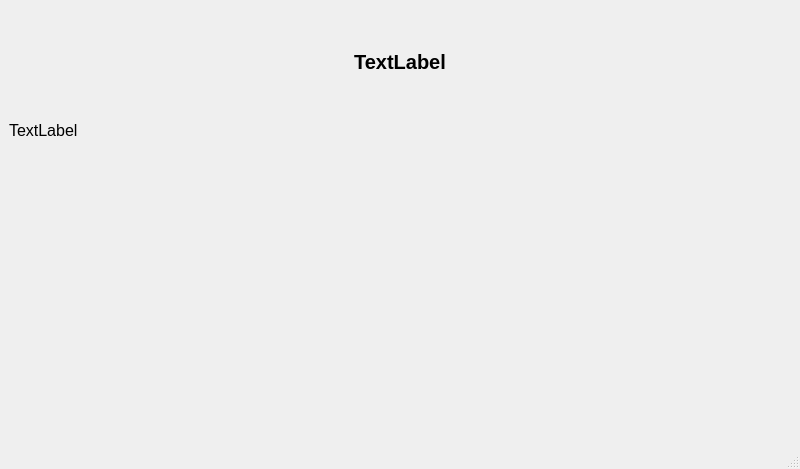
<?xml version="1.0" encoding="UTF-8"?>
<ui version="4.0">
 <class>details</class>
 <widget class="QMainWindow" name="details">
  <property name="geometry">
   <rect>
    <x>0</x>
    <y>0</y>
    <width>800</width>
    <height>469</height>
   </rect>
  </property>
  <property name="windowTitle">
   <string>MainWindow</string>
  </property>
  <widget class="QWidget" name="centralwidget">
   <layout class="QVBoxLayout" name="verticalLayout_2">
    <item>
     <layout class="QVBoxLayout" name="verticalLayout" stretch="1,3">
      <item>
       <widget class="QLabel" name="name">
        <property name="font">
         <font>
          <pointsize>15</pointsize>
          <weight>75</weight>
          <bold>true</bold>
         </font>
        </property>
        <property name="text">
         <string>TextLabel</string>
        </property>
        <property name="alignment">
         <set>Qt::AlignCenter</set>
        </property>
       </widget>
      </item>
      <item>
       <widget class="QLabel" name="desc">
        <property name="font">
         <font>
          <pointsize>12</pointsize>
         </font>
        </property>
        <property name="text">
         <string>TextLabel</string>
        </property>
        <property name="alignment">
         <set>Qt::AlignLeading|Qt::AlignLeft|Qt::AlignTop</set>
        </property>
       </widget>
      </item>
     </layout>
    </item>
   </layout>
  </widget>
  <widget class="QMenuBar" name="menubar">
   <property name="geometry">
    <rect>
     <x>0</x>
     <y>0</y>
     <width>800</width>
     <height>21</height>
    </rect>
   </property>
  </widget>
  <widget class="QStatusBar" name="statusbar"/>
 </widget>
 <resources/>
 <connections/>
</ui>
